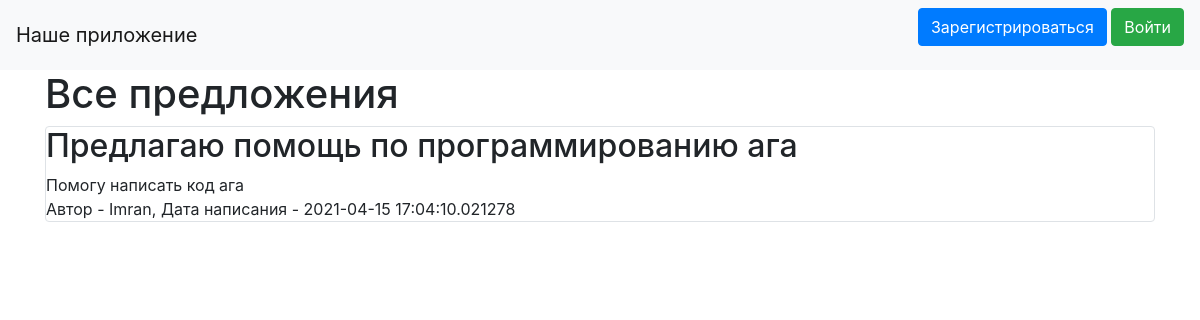
Before: / with the older database file.
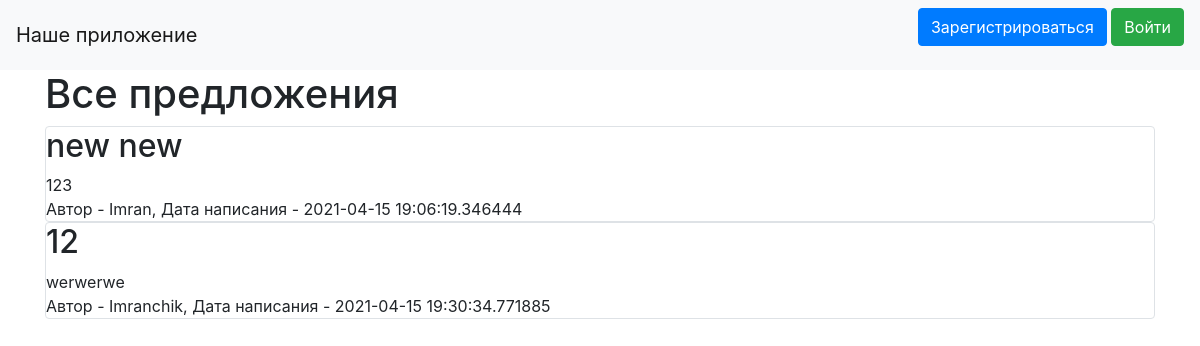
After: the same page with the newer database file.
### data/offers.py (models this page shows)
class Offer(SqlAlchemyBase):
    __tablename__ = 'offers'
    id = sqlalchemy.Column(sqlalchemy.Integer, primary_key=True, autoincrement=True)
    title = sqlalchemy.Column(sqlalchemy.String, nullable=True)
    content = sqlalchemy.Column(sqlalchemy.String, nullable=True)
    created_date = sqlalchemy.Column(sqlalchemy.DateTime, default=datetime.datetime.now)
    is_taken = sqlalchemy.Column(sqlalchemy.Boolean, default=False)
    user_id = sqlalchemy.Column(sqlalchemy.Integer, sqlalchemy.ForeignKey("users.id"))
    user = orm.relation('User')
    categories = orm.relation("Category", secondary="association", backref="offers")

### data/users.py (models this page shows, shortened)
class User(SqlAlchemyBase, UserMixin):
    __tablename__ = 'users'
    id = sqlalchemy.Column(sqlalchemy.Integer, primary_key=True, autoincrement=True)
    name = sqlalchemy.Column(sqlalchemy.String, nullable=True)
    about = sqlalchemy.Column(sqlalchemy.String, nullable=True)
    email = sqlalchemy.Column(sqlalchemy.String, index=True, unique=True, nullable=True)
    hashed_password = sqlalchemy.Column(sqlalchemy.String, nullable=True)
    created_date = sqlalchemy.Column(sqlalchemy.DateTime, default=datetime.datetime.now)
    offers = orm.relation("Offer", back_populates='user')

### main.py (the view)
@app.route("/")
def index():
    db_sess = db_session.create_session()
    if current_user.is_authenticated:
        offers = db_sess.query(Offer).filter((Offer.user == current_user) | (Offer.is_taken != True))
    else:
        offers = db_sess.query(Offer).filter(Offer.is_taken != True)
    return render_template("index.html", offers=offers)

### data/db_session.py (called while the page is built)
def create_session() -> Session:
    global __factory
    return __factory()

### templates/index.html (shortened to what this page needs)
{% extends "base.html" %}
{% block content %}
    <h1>Все предложения</h1>
    {% for item in offers %}
        {% if item.is_taken != True %}
        <div class="col-md6 border rounded">
            <h2>{{ item.title }}</h2>
            <div>
                {{ item.content }}
            </div>
            <div>
                Автор - {{ item.user.name }}, Дата написания - {{ item.created_date }}
            </div>
        </div>
        {% endif %}
    {% endfor %}
{% endblock %}

### templates/base.html (shortened to what this page needs)
<!doctype html>
<html lang="en">
<head>
    <link rel="stylesheet"
          href="https://stackpath.bootstrapcdn.com/bootstrap/4.4.1/css/bootstrap.min.css"
>
</head>
<body>
<header>
    <nav class="navbar navbar-light bg-light">
        <a class="navbar-brand" href="#">Наше приложение</a>
        {% if current_user.is_authenticated %}
            <a class="navbar-brand" href="/logout">{{ current_user.name }}</a>
            <a class="navbar-brand" href="/my_orders">My orders</a>
            <a class="navbar-brand" href="/orders">Orders to accept</a>
        {% else %}
            <p>
                <a class="btn btn-primary " href="/register">Зарегистрироваться</a>
                <a class="btn btn-success" href="/login">Войти</a>
            </p>
        {% endif %}
    </nav>
</header>
<main role="main" class="container">
    {% block content %}{% endblock %}
</main>
</body>
</html>

Changed rows visible on the page:
removed Offer: title "Предлагаю помощь по программированию ага", content "Помогу написать код ага", user.name "Imran", created_date "2021-04-15 17:04:10.021278"
added Offer: title "new new", content "123", user.name "Imran", created_date "2021-04-15 19:06:19.346444"
added Offer: title "12", content "werwerwe", user.name "Imranchik", created_date "2021-04-15 19:30:34.771885"
